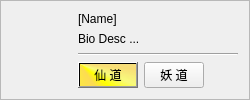
<?xml version="1.0" encoding="UTF-8"?>
<ui version="4.0">
 <class>Profile</class>
 <widget class="QFrame" name="Profile">
  <property name="geometry">
   <rect>
    <x>0</x>
    <y>0</y>
    <width>250</width>
    <height>100</height>
   </rect>
  </property>
  <property name="minimumSize">
   <size>
    <width>200</width>
    <height>100</height>
   </size>
  </property>
  <property name="maximumSize">
   <size>
    <width>16777215</width>
    <height>536</height>
   </size>
  </property>
  <property name="windowTitle">
   <string>Frame</string>
  </property>
  <property name="frameShape">
   <enum>QFrame::StyledPanel</enum>
  </property>
  <property name="frameShadow">
   <enum>QFrame::Raised</enum>
  </property>
  <layout class="QHBoxLayout" name="horizontalLayout_2">
   <item>
    <widget class="QLabel" name="picHead">
     <property name="minimumSize">
      <size>
       <width>60</width>
       <height>0</height>
      </size>
     </property>
     <property name="maximumSize">
      <size>
       <width>60</width>
       <height>16777215</height>
      </size>
     </property>
     <property name="cursor">
      <cursorShape>ArrowCursor</cursorShape>
     </property>
     <property name="frameShape">
      <enum>QFrame::NoFrame</enum>
     </property>
     <property name="frameShadow">
      <enum>QFrame::Plain</enum>
     </property>
     <property name="text">
      <string/>
     </property>
     <property name="textFormat">
      <enum>Qt::AutoText</enum>
     </property>
     <property name="pixmap">
      <pixmap resource="res.qrc">:/Object/unknown</pixmap>
     </property>
     <property name="scaledContents">
      <bool>true</bool>
     </property>
     <property name="alignment">
      <set>Qt::AlignJustify|Qt::AlignVCenter</set>
     </property>
     <property name="margin">
      <number>2</number>
     </property>
     <property name="indent">
      <number>-1</number>
     </property>
     <property name="textInteractionFlags">
      <set>Qt::NoTextInteraction</set>
     </property>
     <property name="buddy">
      <cstring></cstring>
     </property>
    </widget>
   </item>
   <item>
    <layout class="QVBoxLayout" name="verticalLayout">
     <item>
      <widget class="QLabel" name="label_Name">
       <property name="cursor">
        <cursorShape>UpArrowCursor</cursorShape>
       </property>
       <property name="text">
        <string>[Name]</string>
       </property>
      </widget>
     </item>
     <item>
      <widget class="QLabel" name="label_bio">
       <property name="text">
        <string>Bio Desc ...</string>
       </property>
      </widget>
     </item>
     <item>
      <widget class="Line" name="line">
       <property name="windowModality">
        <enum>Qt::NonModal</enum>
       </property>
       <property name="sizePolicy">
        <sizepolicy hsizetype="Minimum" vsizetype="Ignored">
         <horstretch>0</horstretch>
         <verstretch>0</verstretch>
        </sizepolicy>
       </property>
       <property name="font">
        <font>
         <italic>false</italic>
         <strikeout>false</strikeout>
        </font>
       </property>
       <property name="cursor">
        <cursorShape>ArrowCursor</cursorShape>
       </property>
       <property name="mouseTracking">
        <bool>false</bool>
       </property>
       <property name="focusPolicy">
        <enum>Qt::StrongFocus</enum>
       </property>
       <property name="orientation">
        <enum>Qt::Horizontal</enum>
       </property>
      </widget>
     </item>
     <item>
      <layout class="QHBoxLayout" name="horizontalLayout">
       <item>
        <widget class="QPushButton" name="btnGodL">
         <property name="maximumSize">
          <size>
           <width>60</width>
           <height>16777215</height>
          </size>
         </property>
         <property name="cursor">
          <cursorShape>ArrowCursor</cursorShape>
         </property>
         <property name="styleSheet">
          <string notr="true">background-color: qconicalgradient(cx:0, cy:0, angle:113.6, stop:0 rgba(255, 255, 0, 255), stop:0.3 rgba(227, 181, 102, 190), stop:0.368421 rgba(255, 250, 0, 208), stop:0.473684 rgba(255, 213, 45, 204), stop:0.510526 rgba(255, 255, 0, 255), stop:0.563158 rgba(252, 255, 71, 174), stop:0.647368 rgba(255, 203, 0, 130), stop:0.994737 rgba(255, 255, 0, 69));</string>
         </property>
         <property name="text">
          <string>仙 道</string>
         </property>
         <property name="autoDefault">
          <bool>false</bool>
         </property>
         <property name="default">
          <bool>true</bool>
         </property>
         <property name="flat">
          <bool>false</bool>
         </property>
        </widget>
       </item>
       <item>
        <widget class="QPushButton" name="btnMonsterL">
         <property name="maximumSize">
          <size>
           <width>60</width>
           <height>16777215</height>
          </size>
         </property>
         <property name="styleSheet">
          <string notr="true"/>
         </property>
         <property name="text">
          <string>妖 道</string>
         </property>
         <property name="autoDefault">
          <bool>false</bool>
         </property>
         <property name="flat">
          <bool>false</bool>
         </property>
        </widget>
       </item>
       <item>
        <spacer name="horizontalSpacer">
         <property name="orientation">
          <enum>Qt::Horizontal</enum>
         </property>
         <property name="sizeHint" stdset="0">
          <size>
           <width>40</width>
           <height>20</height>
          </size>
         </property>
        </spacer>
       </item>
      </layout>
     </item>
    </layout>
   </item>
  </layout>
 </widget>
 <resources>
  <include location="res.qrc"/>
 </resources>
 <connections/>
</ui>
